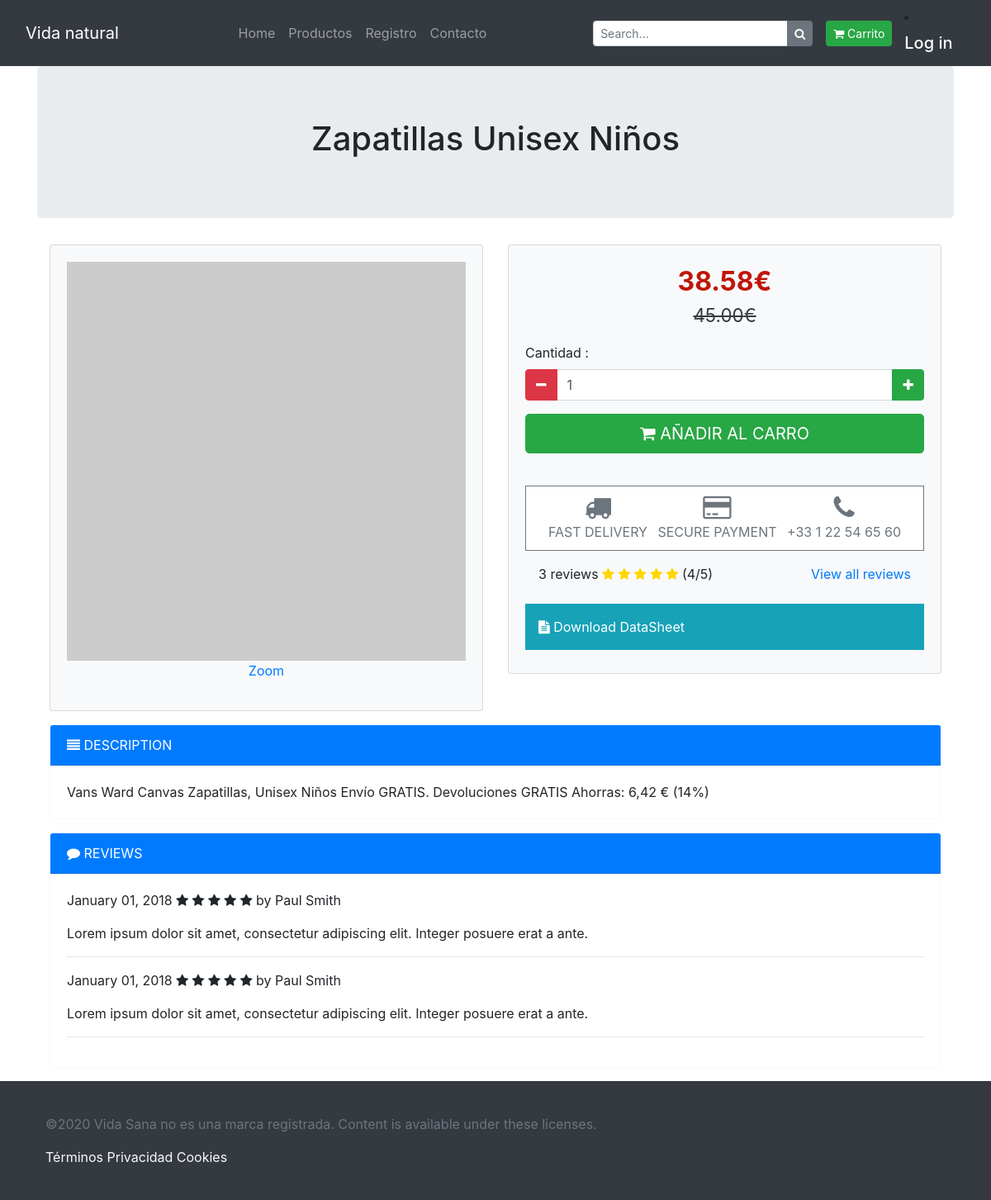
The page /eshop/index.php?menu=producto&producto=VANSAUNI on the database its author committed.
### tables this page shows
CREATE TABLE `ti_desc_producto` (
  `id_producto` varchar(20) NOT NULL,
  `id_idioma` varchar(2) NOT NULL,
  `descripcion_corta` varchar(200) DEFAULT NULL,
  `descripcion_larga` varchar(4000) DEFAULT NULL
);

CREATE TABLE `tm_producto` (
  `id_producto` varchar(20) NOT NULL,
  `precio_actual` decimal(10,2) NOT NULL,
  `es_oferta` varchar(1) DEFAULT NULL,
  `precio_oferta` decimal(10,2) DEFAULT NULL,
  `reserva_inicial` date DEFAULT NULL,
  `reserva_actual` date DEFAULT NULL,
  `reserva_notificacion` date DEFAULT NULL,
  `stock` decimal(10,0) NOT NULL,
  `imagen` blob DEFAULT NULL
);

### eshop/routing.php (called while the page is built, shortened)
<?php
	$page='home/index.php';
	if (!empty($_GET)) {
		$menu=$_GET['menu'];
		switch ($menu) {
			case 'producto':
				$myproduct=$_GET['producto'];
				$page='products/product.php';
				break;
		}
	}
	require_once($page);
 ?>

### eshop/index.php (called while the page is built)
<?php
	require_once('Layouts/layout.php');
 ?>

### eshop/products/product.php (the view, shortened to what this page needs)
<?php
        require("includes/conexion.php");
        $sql="CALL getProduct('ES','$myproduct')";
        $query=mysqli_query($conexion, $sql);
        $row=mysqli_fetch_array($query);
     ?>
<section class="jumbotron text-center">
    <div class="container">
        <h1 class="jumbotron-heading"><?php echo $row['descripcion_corta']?></h1>
    </div>
</section>
<div class="container">
    <div class="row">
        <div class="col-12 col-lg-6">
            <div class="card bg-light mb-3">
                <div class="card-body">
                    <a href="" data-toggle="modal" data-target="#productModal">
                        <img class="img-fluid" src="https://dummyimage.com/800x800/55595c/fff" />
                        <p class="text-center">Zoom</p>
                    </a>
                </div>
            </div>
        </div>
        <div class="col-12 col-lg-6 add_to_cart_block">
            <div class="card bg-light mb-3">
                <div class="card-body">
                    <p class="price"><?php echo $row['precio_oferta']?>€</p>
                    <p class="price_discounted"><?php echo $row['precio_actual'] ?>€</p>
                    <form id="dataform" name="dataform"  method="get" action="?menu=carrito&action=addToCart">
                        <div class="form-group">
                            <label>Cantidad :</label>
                            <div class="input-group mb-3">
                                <div class="input-group-prepend">
                                    <button type="button" class="quantity-left-minus btn btn-danger btn-number"  data-type="minus" data-field="">
                                        <i class="fa fa-minus"></i>
                                    </button>
                                </div>
                                <input type="text" class="form-control"  id="quantity" name="quantity" min="1" max="100" value="1">
                                <div class="input-group-append">
                                    <button type="button" class="quantity-right-plus btn btn-success btn-number" data-type="plus" data-field="">
                                        <i class="fa fa-plus"></i>
                                    </button>
                                </div>
                            </div>
                        </div>
                        <a name="alink"  id="alink"  onclick="sendForm()" href="#" class="btn btn-success btn-lg btn-block text-uppercase">
                            <i class="fa fa-shopping-cart"></i> Añadir al carro
                        </a>
                    </form>
                    <br>
                    <div class="product_rassurance">
                        <ul class="list-inline">
                            <li class="list-inline-item"><i class="fa fa-truck fa-2x"></i><br/>Fast delivery</li>
                            <li class="list-inline-item"><i class="fa fa-credit-card fa-2x"></i><br/>Secure payment</li>
                            <li class="list-inline-item"><i class="fa fa-phone fa-2x"></i><br/>+33 1 22 54 65 60</li>
                        </ul>
                    </div>
                    <div class="reviews_product p-3 mb-2 ">
                        3 reviews
                        <i class="fa fa-star"></i>
                        <i class="fa fa-star"></i>
                        <i class="fa fa-star"></i>
                        <i class="fa fa-star"></i>
                        <i class="fa fa-star"></i>
                        (4/5)
                        <a class="pull-right" href="#reviews">View all reviews</a>
                    </div>
                    <div class="datasheet p-3 mb-2 bg-info text-white">
                        <a href="" class="text-white"><i class="fa fa-file-text"></i> Download DataSheet</a>
                    </div>
                </div>
            </div>
        </div>
    </div>
    <div class="row">
        <div class="col-12">
            <div class="card border-light mb-3">
                <div class="card-header bg-primary text-white text-uppercase"><i class="fa fa-align-justify"></i> Description</div>
                <div class="card-body">
                    <p class="card-text">
                    <?php echo $row['descripcion_larga']?>
                    </p>
                </div>
            </div>
        </div>
        <div class="col-12" id="reviews">
            <div class="card border-light mb-3">
                <div class="card-header bg-primary text-white text-uppercase"><i class="fa fa-comment"></i> Reviews</div>
                <div class="card-body">
                    <div class="review">
                        <meta itemprop="datePublished" content="01-01-2016">January 01, 2018
                        <span class="fa fa-star"></span>
                        <span class="fa fa-star"></span>
                        <span class="fa fa-star"></span>
                        <span class="fa fa-star"></span>
                        <span class="fa fa-star"></span>
                        by Paul Smith
                        <p class="blockquote">
                            <p class="mb-0">Lorem ipsum dolor sit amet, consectetur adipiscing elit. Integer posuere erat a ante.</p>
                        </p>
                        <hr>
                    </div>
                    <div class="review">
                        <meta itemprop="datePublished" content="01-01-2016">January 01, 2018
                        <span class="fa fa-star" aria-hidden="true"></span>
                        <span class="fa fa-star" aria-hidden="true"></span>
                        <span class="fa fa-star" aria-hidden="true"></span>
                        <span class="fa fa-star" aria-hidden="true"></span>
                        <span class="fa fa-star" aria-hidden="true"></span>
                        by Paul Smith
                        <p class="blockquote">
                            <p class="mb-0">Lorem ipsum dolor sit amet, consectetur adipiscing elit. Integer posuere erat a ante.</p>
                        </p>
                        <hr>
                    </div>
                </div>
            </div>
        </div>
    </div>
</div>

### eshop/includes/style.css (style rules this page uses)
.add_to_cart_block .price { color: #c01508; text-align: center; font-weight: bold; font-size: 200%; margin-bottom: 0; }
.add_to_cart_block .price_discounted { color: #343a40; text-align: center; text-decoration: line-through; font-size: 140%; }
.product_rassurance { padding: 10px; margin-top: 15px; background: #ffffff; border: 1px solid #6c757d; color: #6c757d; }
.product_rassurance .list-inline { margin-bottom: 0; text-transform: uppercase; text-align: center; }
.reviews_product .fa-star { color: gold; }

### rows shown on the page
ti_desc_producto: descripcion_corta "Zapatillas Unisex Niños", id_producto.precio_oferta "38.58", id_producto.precio_actual "45.00", descripcion_larga "Vans Ward Canvas Zapatillas, Unisex Niños Envío GRATIS. Devoluciones GRATIS Ahorras: 6,42 € (14%)"
